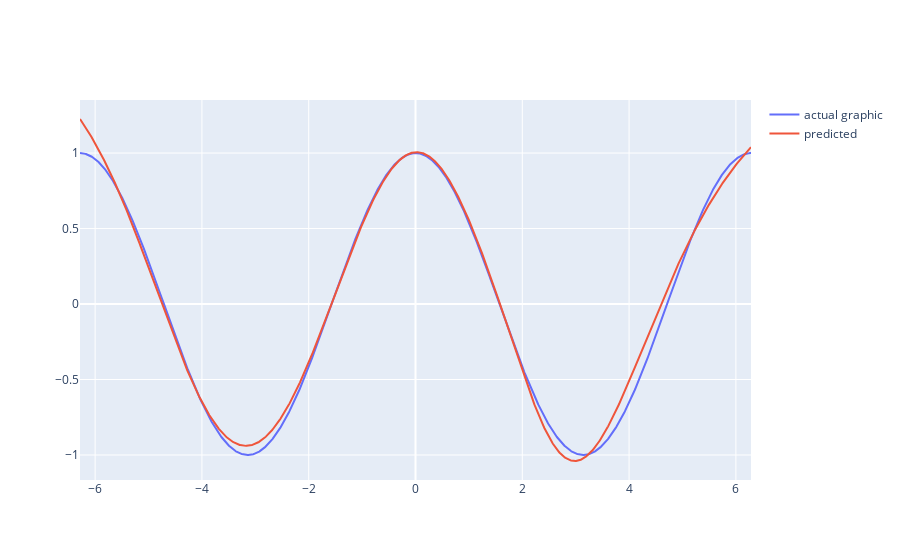

Here is the notebook cell this chart was saved with:
### Markdown cell above
## Plot actual cos values and predicted cos values

### Code cell
comparison_graphic = go.Figure()

x = training_data.reshape((1, data_size))[0]
actual_y = np.cos(x)
predicted_y = []

for item in training_data:
    predicted_y.append(result_net.calc_output([item])[0][0])
predicted_y = np.array(predicted_y)

comparison_graphic.add_trace(go.Scatter(x=x, y=actual_y,
                    mode='lines',
                    name='actual graphic',))

comparison_graphic.add_trace(go.Scatter(x=x, y=predicted_y,
                    mode='lines',
                    name='predicted',))
comparison_graphic.show()

### Figure 1 — Plotly figure (JSON) as saved in the notebook; plotly's stock layout.template omitted (floating-point values rounded to 4 significant figures; data arrays with more than 128 entries replaced by an {"elided": "..."} marker saying what was removed)
{"data": [{"mode": "lines", "name": "actual graphic", "type": "scatter", "x": {"elided": "1607 float values"}, "y": {"elided": "1607 float values"}}, {"mode": "lines", "name": "predicted", "type": "scatter", "x": {"elided": "1607 float values"}, "y": {"elided": "1607 float values"}}], "layout": {}}
